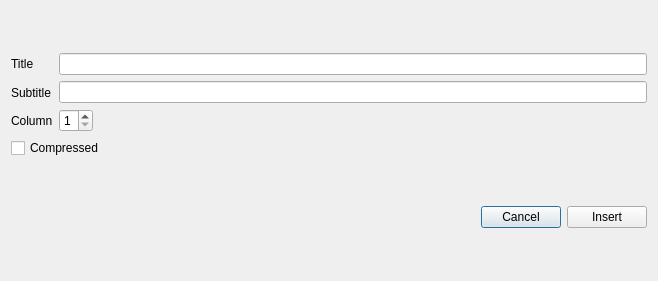
<?xml version="1.0" encoding="UTF-8"?>
<ui version="4.0">
 <class>DialogNewSong</class>
 <widget class="QDialog" name="DialogNewSong">
  <property name="geometry">
   <rect>
    <x>0</x>
    <y>0</y>
    <width>658</width>
    <height>281</height>
   </rect>
  </property>
  <property name="windowTitle">
   <string>Insert song</string>
  </property>
  <layout class="QHBoxLayout" name="horizontalLayout_4">
   <item>
    <layout class="QVBoxLayout" name="verticalLayout_4">
     <item>
      <layout class="QVBoxLayout" name="verticalLayout_3">
       <item>
        <layout class="QHBoxLayout" name="horizontalLayout_2">
         <item>
          <layout class="QVBoxLayout" name="verticalLayout">
           <item>
            <widget class="QLabel" name="labelTitle">
             <property name="text">
              <string>Title</string>
             </property>
            </widget>
           </item>
           <item>
            <widget class="QLabel" name="labelSubtitle">
             <property name="text">
              <string>Subtitle</string>
             </property>
            </widget>
           </item>
           <item>
            <widget class="QLabel" name="labelColumn">
             <property name="text">
              <string>Column</string>
             </property>
            </widget>
           </item>
          </layout>
         </item>
         <item>
          <layout class="QVBoxLayout" name="verticalLayout_2">
           <item>
            <widget class="QLineEdit" name="lineEditTitle"/>
           </item>
           <item>
            <widget class="QLineEdit" name="lineEditSubtitle"/>
           </item>
           <item>
            <layout class="QHBoxLayout" name="horizontalLayout">
             <item>
              <widget class="QSpinBox" name="spinBoxColumn">
               <property name="minimum">
                <number>1</number>
               </property>
               <property name="maximum">
                <number>5</number>
               </property>
              </widget>
             </item>
             <item>
              <spacer name="horizontalSpacer">
               <property name="orientation">
                <enum>Qt::Horizontal</enum>
               </property>
               <property name="sizeHint" stdset="0">
                <size>
                 <width>40</width>
                 <height>20</height>
                </size>
               </property>
              </spacer>
             </item>
            </layout>
           </item>
          </layout>
         </item>
        </layout>
       </item>
       <item>
        <widget class="QCheckBox" name="checkBoxCompress">
         <property name="text">
          <string>Compressed</string>
         </property>
        </widget>
       </item>
      </layout>
     </item>
     <item>
      <layout class="QHBoxLayout" name="horizontalLayout_3">
       <item>
        <spacer name="horizontalSpacer_2">
         <property name="orientation">
          <enum>Qt::Horizontal</enum>
         </property>
         <property name="sizeHint" stdset="0">
          <size>
           <width>40</width>
           <height>20</height>
          </size>
         </property>
        </spacer>
       </item>
       <item>
        <widget class="QPushButton" name="pushButtonCancel">
         <property name="text">
          <string>Cancel</string>
         </property>
        </widget>
       </item>
       <item>
        <widget class="QPushButton" name="pushButtonInsert">
         <property name="text">
          <string>Insert</string>
         </property>
        </widget>
       </item>
      </layout>
     </item>
    </layout>
   </item>
  </layout>
 </widget>
 <resources/>
 <connections/>
</ui>
